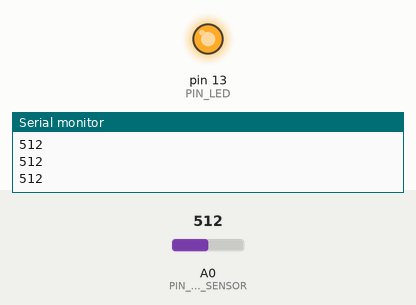
The sketch below on a simulated Arduino Uno, built with avr-gcc and run on an emulated ATmega328P. On the bench: output pins drawn as LEDs (lit = HIGH), the last lines printed to the serial monitor. Inputs (shaded band) come from the test bench; at power-on: A0 (PIN_PHOTO_SENSOR) = 512.

Above: at 1.2 s.
1.3 s: A0 (PIN_PHOTO_SENSOR) set to 218
2.8 s: A0 (PIN_PHOTO_SENSOR) set to 191
At 3.8 s:
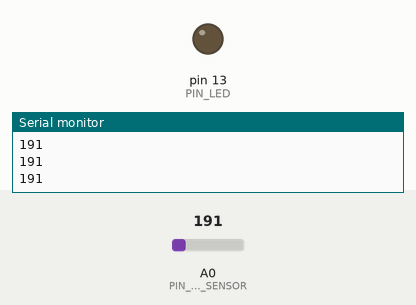
4.3 s: A0 (PIN_PHOTO_SENSOR) set to 210
At 4.9 s:
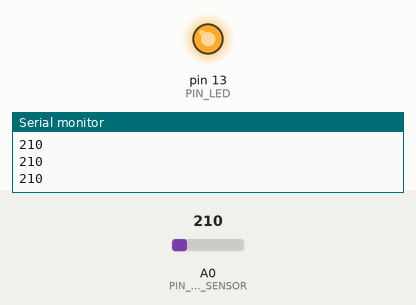
5.8 s: A0 (PIN_PHOTO_SENSOR) set to 190
At 6.1 s:
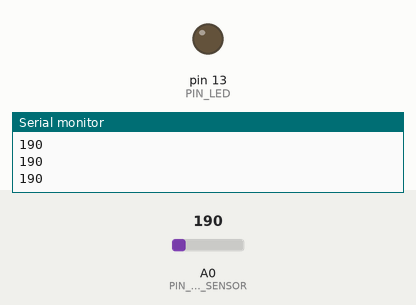
Timing chart, 0 to 8.3 s (numbered marks = the images above; inputs shaded):
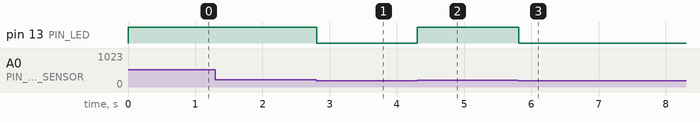

Measured:
- the behaviour switches between 201 and 200 on A0 (PIN_PHOTO_SENSOR) (found by bisection; images 0 and 1)
- after the input at 2.8 s, pin 13 (PIN_LED): HIGH → LOW at once
- after the input at 4.3 s, pin 13 (PIN_LED): LOW → HIGH at once
- after the input at 5.8 s, pin 13 (PIN_LED): HIGH → LOW at once

The sketch:

arduino-driver.ino
```cpp
#include <stdlib.h>
#include <unistd.h>

#define PIN_PHOTO_SENSOR A0

#define PIN_LED 13

void setup() {
  Serial.begin(9600);
  pinMode(PIN_LED, OUTPUT);
}

void loop()
{
  int val = analogRead(PIN_PHOTO_SENSOR);
  Serial.println(val);
  if (val > 200) {
    digitalWrite(PIN_LED, HIGH);
  } else {
    digitalWrite(PIN_LED, LOW);
  }
}
```

tempCodeRunnerFile.ino
```cpp
  // int val = analogRead(PIN_PHOTO_SENSOR);
  // Serial.println(val);
  // if (val > 200) {
  //   digitalWrite(PIN_LED, HIGH);
  // } else {
  //   digitalWrite(PIN_LED, LOW);
  // }
```
